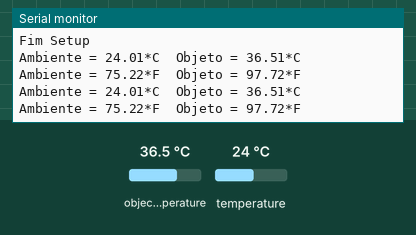
Simulated run of this sketch. Board: Arduino Uno, built with avr-gcc and run on an emulated ATmega328P. Parts: the last lines printed to the serial monitor. Inputs (shaded band) come from the test bench; at power-on: object temperature 36.5 °C, temperature 24 °C.

Above: at 2.7 s.
2.8 s: object temperature set to 20 °C
At 4.1 s:
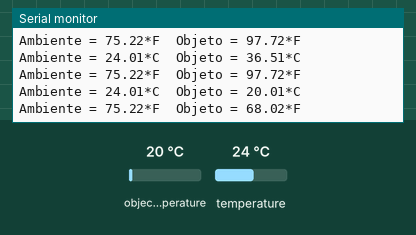
4.3 s: temperature set to 12 °C
At 5.4 s:
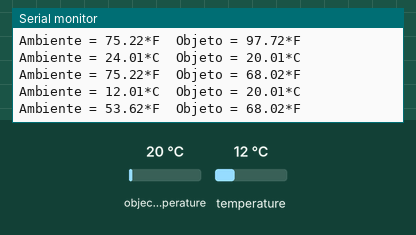
5.8 s: object temperature set to 26 °C
At 6.5 s:
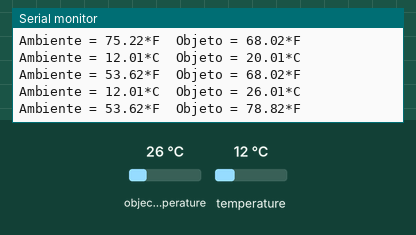
Timing chart, 0 to 8.8 s (numbered marks = the images above; inputs shaded):
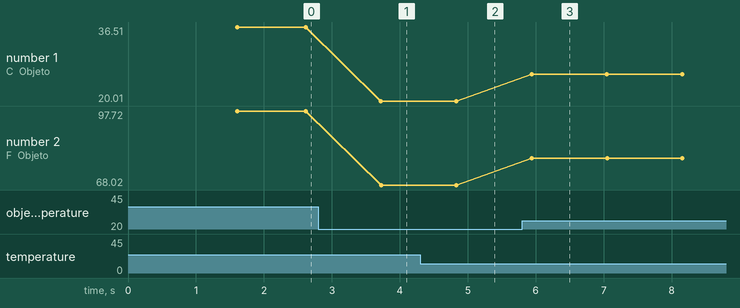

The sketch:

IoT_Sensor_Temp.ino
```cpp
#include "config.h"
#include <Adafruit_MLX90614.h>

#define pinBuzzer 0
#define tempoAtualizacao 500

Adafruit_MLX90614 mlx = Adafruit_MLX90614();

AdafruitIO_Feed *celsius = io.feed("Celsius");

void configuraMQTT();

unsigned long controleTempo = 0;

void setup() {
  Serial.begin(115200);
  while (!Serial);

  if (!mlx.begin()) {
    Serial.println("Error connecting to MLX sensor. Check wiring.");
    while (1);
  };

  Serial.print("Emissivity = "); Serial.println(mlx.readEmissivity());
  Serial.println("================================================");

  pinMode(pinBuzzer, OUTPUT);

  Serial.println("Adafruit MLX90614 test");

  configuraMQTT();

  Serial.println("Fim Setup");
}

void loop() {
  io.run();

  if (millis() > controleTempo + tempoAtualizacao) {
    Serial.print("Ambiente = "); Serial.print(mlx.readAmbientTempC());
    Serial.print("*C\tObjeto = "); Serial.print(mlx.readObjectTempC()); Serial.println("*C");
    Serial.print("Ambiente = "); Serial.print(mlx.readAmbientTempF());
    Serial.print("*F\tObjeto = "); Serial.print(mlx.readObjectTempF()); Serial.println("*F");


    if(mlx.readObjectTempC() > 60) {
      digitalWrite(pinBuzzer, HIGH);
    } else {
      digitalWrite(pinBuzzer, LOW);
    }

    celsius->save(mlx.readObjectTempC());

    Serial.println();
    delay(500);

    controleTempo = millis();
  }

}

void configuraMQTT() {
  Serial.print("Conectando ao Adafruit IO");
  io.connect();

  while (io.status() < AIO_CONNECTED) {
    Serial.print(".");
    delay(500);
  }

  Serial.println();
  Serial.println(io.statusText());
}
```

config.h
```cpp
/************************ Adafruit IO Config *******************************/

// visit io.adafruit.com if you need to create an account,
// or if you need your Adafruit IO key.

#define IO_USERNAME  "**************"
#define IO_KEY       "**************"


/******************************* WIFI **************************************/


#define WIFI_SSID   "***************"
#define WIFI_PASS   "***************"

#include "AdafruitIO_WiFi.h"

AdafruitIO_WiFi io(IO_USERNAME, IO_KEY, WIFI_SSID, WIFI_PASS);


/****************************************************************************/
```

Measured:
- after the input at 2.8 s, the serial monitor: prints a new line after 0.92 s (image 1)
- after the input at 4.3 s, the serial monitor: prints a new line after 0.53 s (image 2)
- after the input at 5.8 s, the serial monitor: prints a new line after 0.14 s (image 3)
- plotted number 1: 36.51 → 20.01 after the input at 2.8 s, 20.01 → 26.01 after the input at 5.8 s
- plotted number 2: 97.72 → 68.02 after the input at 2.8 s, 68.02 → 78.82 after the input at 5.8 s
